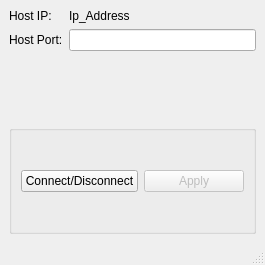
<?xml version="1.0" encoding="UTF-8"?>
<ui version="4.0">
 <class>MainWindow</class>
 <widget class="QMainWindow" name="MainWindow">
  <property name="geometry">
   <rect>
    <x>0</x>
    <y>0</y>
    <width>265</width>
    <height>265</height>
   </rect>
  </property>
  <property name="windowTitle">
   <string>MainWindow</string>
  </property>
  <widget class="QWidget" name="centralwidget">
   <layout class="QVBoxLayout" name="verticalLayout">
    <item>
     <layout class="QFormLayout" name="formLayout">
      <item row="1" column="0">
       <widget class="QLabel" name="label_2">
        <property name="text">
         <string>Host IP:</string>
        </property>
       </widget>
      </item>
      <item row="1" column="1">
       <widget class="QLabel" name="IP_LABEL">
        <property name="text">
         <string>Ip_Address</string>
        </property>
       </widget>
      </item>
      <item row="2" column="0">
       <widget class="QLabel" name="label">
        <property name="text">
         <string>Host Port:</string>
        </property>
       </widget>
      </item>
      <item row="2" column="1">
       <widget class="QLineEdit" name="HostPortEdit"/>
      </item>
     </layout>
    </item>
    <item>
     <widget class="QGroupBox" name="groupBox">
      <property name="title">
       <string/>
      </property>
      <layout class="QHBoxLayout" name="horizontalLayout">
       <item>
        <widget class="QPushButton" name="pushButton">
         <property name="text">
          <string>Connect/Disconnect</string>
         </property>
        </widget>
       </item>
       <item>
        <widget class="QPushButton" name="pushButton_2">
         <property name="enabled">
          <bool>false</bool>
         </property>
         <property name="text">
          <string>Apply</string>
         </property>
        </widget>
       </item>
      </layout>
     </widget>
    </item>
   </layout>
  </widget>
  <widget class="QStatusBar" name="statusbar"/>
 </widget>
 <resources/>
 <connections/>
</ui>
